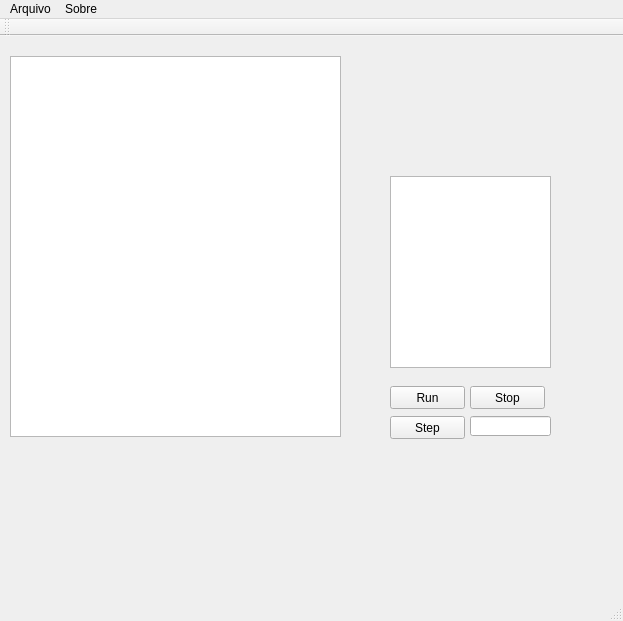
<?xml version="1.0" encoding="UTF-8"?>
<ui version="4.0">
 <class>RataGBCClass</class>
 <widget class="QMainWindow" name="RataGBCClass">
  <property name="geometry">
   <rect>
    <x>0</x>
    <y>0</y>
    <width>623</width>
    <height>621</height>
   </rect>
  </property>
  <property name="windowTitle">
   <string>RataGBC</string>
  </property>
  <widget class="QWidget" name="centralWidget">
   <widget class="QListWidget" name="listWidget">
    <property name="geometry">
     <rect>
      <x>10</x>
      <y>20</y>
      <width>331</width>
      <height>381</height>
     </rect>
    </property>
   </widget>
   <widget class="QListWidget" name="listWidget_2">
    <property name="geometry">
     <rect>
      <x>390</x>
      <y>140</y>
      <width>161</width>
      <height>192</height>
     </rect>
    </property>
   </widget>
   <widget class="QPushButton" name="runBtn">
    <property name="geometry">
     <rect>
      <x>390</x>
      <y>350</y>
      <width>75</width>
      <height>23</height>
     </rect>
    </property>
    <property name="text">
     <string>Run</string>
    </property>
   </widget>
   <widget class="QPushButton" name="stopBtn">
    <property name="geometry">
     <rect>
      <x>470</x>
      <y>350</y>
      <width>75</width>
      <height>23</height>
     </rect>
    </property>
    <property name="text">
     <string>Stop</string>
    </property>
   </widget>
   <widget class="QPushButton" name="stepBtn">
    <property name="geometry">
     <rect>
      <x>390</x>
      <y>380</y>
      <width>75</width>
      <height>23</height>
     </rect>
    </property>
    <property name="text">
     <string>Step</string>
    </property>
   </widget>
   <widget class="QLineEdit" name="lineEdit">
    <property name="geometry">
     <rect>
      <x>470</x>
      <y>380</y>
      <width>81</width>
      <height>20</height>
     </rect>
    </property>
   </widget>
  </widget>
  <widget class="QMenuBar" name="menuBar">
   <property name="geometry">
    <rect>
     <x>0</x>
     <y>0</y>
     <width>623</width>
     <height>21</height>
    </rect>
   </property>
   <widget class="QMenu" name="menuArquivo">
    <property name="title">
     <string>Arquivo</string>
    </property>
    <addaction name="actionAbrir"/>
    <addaction name="actionSair"/>
   </widget>
   <widget class="QMenu" name="menuSobre">
    <property name="title">
     <string>Sobre</string>
    </property>
   </widget>
   <addaction name="menuArquivo"/>
   <addaction name="menuSobre"/>
  </widget>
  <widget class="QToolBar" name="mainToolBar">
   <attribute name="toolBarArea">
    <enum>TopToolBarArea</enum>
   </attribute>
   <attribute name="toolBarBreak">
    <bool>false</bool>
   </attribute>
  </widget>
  <widget class="QStatusBar" name="statusBar"/>
  <action name="actionAbrir">
   <property name="text">
    <string>Abrir...</string>
   </property>
  </action>
  <action name="actionSair">
   <property name="text">
    <string>Sair</string>
   </property>
  </action>
  <action name="actionOpenFile">
   <property name="text">
    <string>openFile</string>
   </property>
  </action>
 </widget>
 <layoutdefault spacing="6" margin="11"/>
 <resources>
  <include location="ratagbc.qrc"/>
 </resources>
 <connections>
  <connection>
   <sender>actionSair</sender>
   <signal>triggered()</signal>
   <receiver>RataGBCClass</receiver>
   <slot>close()</slot>
   <hints>
    <hint type="sourcelabel">
     <x>-1</x>
     <y>-1</y>
    </hint>
    <hint type="destinationlabel">
     <x>311</x>
     <y>310</y>
    </hint>
   </hints>
  </connection>
 </connections>
</ui>
